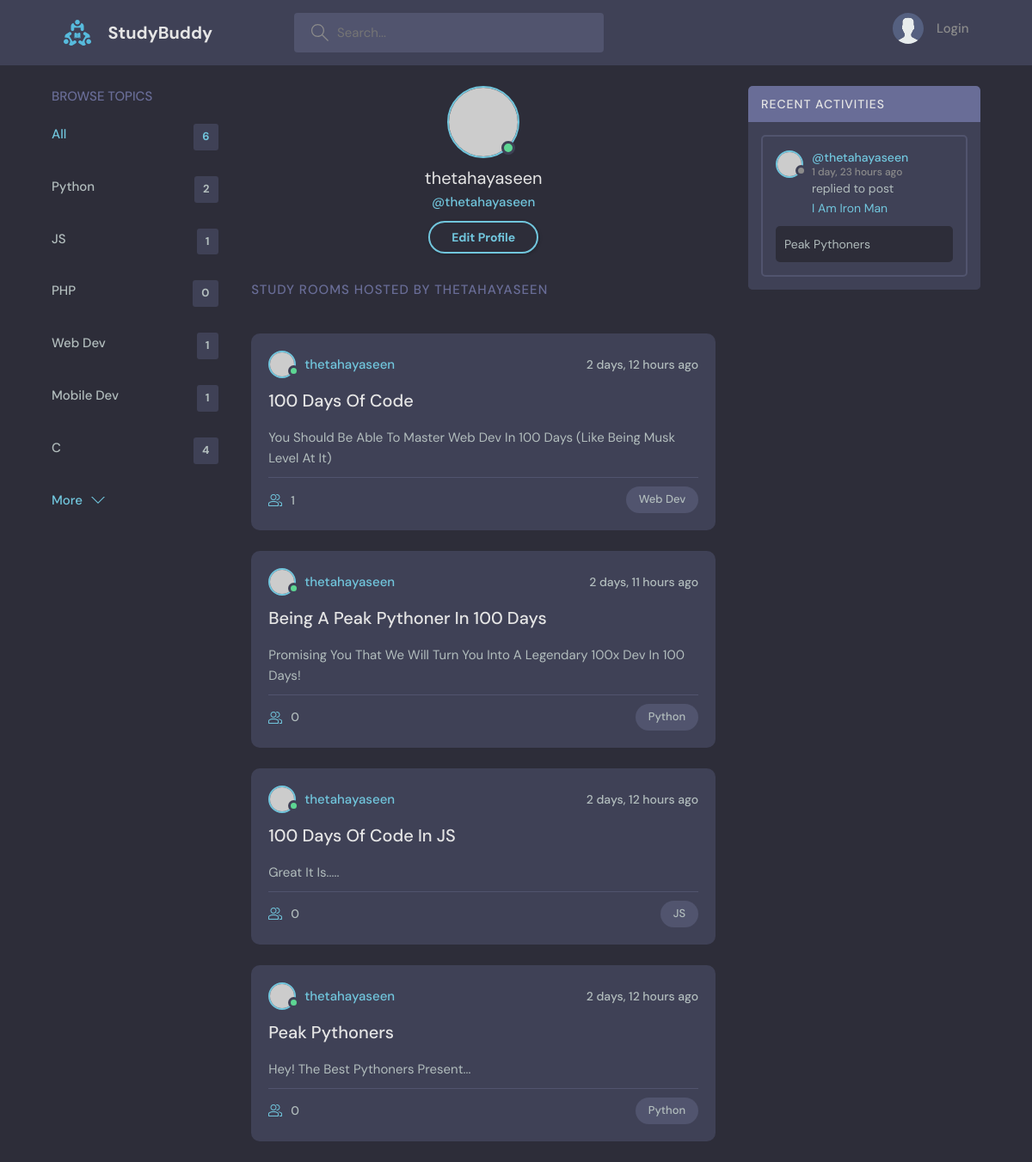
Page /user_profile/1 on the committed database.
### base/models.py (models this page shows)
class Topic(models.Model):
    name = models.CharField(max_length=200)
    def __str__(self):
        return str(self.name)

class Room(models.Model):
    host = models.ForeignKey(User, on_delete=models.SET_NULL, null = True)
    topic = models.ForeignKey(Topic, on_delete=models.SET_NULL, null = True)
    name = models.CharField(max_length=200)
    description = models.TextField(null=True, blank=True)
    participants = models.ManyToManyField(User, related_name="participants", blank=True)
    updated = models.DateTimeField(auto_now=True)
    created = models.DateTimeField(auto_now_add=True)
    def __str__(self):
        return str(self.name)
    class Meta:
        ordering = ["-updated", "-created"]

class Message(models.Model):
    user = models.ForeignKey(User, on_delete=models.CASCADE)
    room = models.ForeignKey(Room, on_delete=models.CASCADE)
    body = models.TextField()
    updated = models.DateTimeField(auto_now=True)
    created = models.DateTimeField(auto_now_add=True)
    class Meta:
        ordering = ["-updated", "-created"]
    def __str__(self):
        return str(self.body)[0:50]

### base/views.py (the view)
# urls.py: path("user_profile/<str:primary_key>", views.user_profile, name = "user-profile"),
def user_profile(request, primary_key):
    user = User.objects.get(id = primary_key)
    rooms = user.room_set.all()
    activity_feed = user.message_set.all()
    topics = Topic.objects.all()
    context = {"user": user, "rooms": rooms, "activity_feed": activity_feed, "topics": topics}
    return render(request,  "base/profile.html", context)

### base/templates/base/profile.html
{% extends "mainlayout.html" %}
{% block content %}
<main class="profile-page layout layout--3">
  <div class="container">
    {% include "base/topic_component.html" %}
    <div class="roomList">
      <div class="profile">
        <div class="profile__avatar">
          <div class="avatar avatar--large active">
            <img src="https://randomuser.me/api/portraits/men/11.jpg" />
          </div>
        </div>
        <div class="profile__info">
          <h3>{{user.username}}</h3>
          <p>@{{user.username}}</p>
          <a href="edit-user.html" class="btn btn--main btn--pill">Edit Profile</a>
        </div>
      </div>
      <div class="roomList__header">
        <div>
          <h2>Study Rooms Hosted by {{user.username}}</h2>
        </div>
      </div>
      {% include "base/rooms_component.html" %}
    </div>
    <div class="activities">
      {% include "base/activity_component.html" %}
    </div>
  </div>
</main>
{% endblock content %}

### base/templates/base/topic_component.html
<div class="topics">
    <div class="topics__header">
      <h2>Browse Topics</h2>
    </div>
    <ul class="topics__list">
    <li>
        <a href="{% url 'home' %}" class="active">All <span>{{topics.count}}</span></a>
    </li>
    {% for topic in topics %}
        <li>
            <a href="{% url 'home' %}?search={{topic.name}}" class=""> {{topic.name}} <span>{{topic.room_set.all.count}}</span></a>
        </li>
    {% endfor %}
    </ul>
    <a class="btn btn--link" href="topics.html">
      More
      <svg version="1.1" xmlns="http://www.w3.org/2000/svg" width="32" height="32" viewBox="0 0 32 32">
        <title>chevron-down</title>
        <path d="M16 21l-13-13h-3l16 16 16-16h-3l-13 13z"></path>
      </svg>
    </a>
  </div>

### base/templates/base/rooms_component.html (shortened to what this page needs)
<div class="grid grid-cols-1 md:grid-cols-2 lg:grid-cols-3 gap-4">
    <div class="bg-white border p-4 rounded-md shadow">
    </div>
</div>
{% for room in rooms %}
<div class="roomListRoom">
    <div class="roomListRoom__header">
      <a href="{% url 'user-profile' room.host.id %}" class="roomListRoom__author">
        <div class="avatar avatar--small active">
          <img src="https://randomuser.me/api/portraits/men/11.jpg" />
        </div>
        <span>{{room.host}}</span>
      </a>
      <div class="roomListRoom__actions">
        <span>{{room.created|timesince}} ago</span>
      </div>
    </div>
    <div class="roomListRoom__content">
      <a href="{% url 'room' room.id %}">{{room.name}}</a>
      <p>
        {{room.description}}
    </p>
    </div>
    <div class="roomListRoom__meta">
      <a class="roomListRoom__joined">
        {{room.participants.all.count}}
      </a>
      <p class="roomListRoom__topic">{{room.topic}}</p>
    </div>
  </div>
{% endfor %}

### base/templates/base/activity_component.html (shortened to what this page needs)
<div class="activities">
    <div class="activities__header">
      <h2>Recent Activities</h2>
    </div>
    {% for activity in activity_feed %}
    <div class="activities__box">
      <div class="activities__boxHeader roomListRoom__header">
        <a href="{% url 'user-profile' activity.user.id %}" class="roomListRoom__author">
          <div class="avatar avatar--small">
            <img src="https://randomuser.me/api/portraits/women/11.jpg" />
          </div>
          <p>
            @{{activity.user}}
            <span>{{activity.created|timesince}} ago</span>
          </p>
        </a>
      </div>
      <div class="activities__boxContent">
        <p>replied to post <a href="room.html">{{activity}}</a></p>
        <div class="activities__boxRoomContent">
            {{activity.room}}
        </div>
      </div>
    </div>
    {% endfor %}
</div>

### rows in the picture
Topic: name "Python", room_set.all.count "2"
Topic: name "JS", room_set.all.count "1"
Topic: name "PHP", room_set.all.count "0"
Topic: name "Web Dev", room_set.all.count "1"
Topic: name "Mobile Dev", room_set.all.count "1"
Topic: name "C", room_set.all.count "4"
Room: host "thetahayaseen", created "2 days, 12 hours", name "100 Days Of Code", description "You Should Be Able To Master Web Dev In 100 Days (Like Being Musk Level At It)", participants.all.count "1", topic "Web Dev"
Room: host "thetahayaseen", created "2 days, 11 hours", name "Being A Peak Pythoner In 100 Days", description "Promising You That We Will Turn You Into A Legendary 100x Dev In 100 Days!", participants.all.count "0", topic "Python"
Room: host "thetahayaseen", created "2 days, 12 hours", name "100 Days Of Code In JS", description "Great It Is.....", participants.all.count "0", topic "JS"
Room: host "thetahayaseen", created "2 days, 12 hours", name "Peak Pythoners", description "Hey! The Best Pythoners Present...", participants.all.count "0", topic "Python"
Message: user "thetahayaseen", created "1 day, 23 hours", body "I Am Iron Man", room "Peak Pythoners"

### other values in the picture
{{ topics.count }} "6"
{{ user.username }} "thetahayaseen"
{{ user.username }} "THETAHAYASEEN"
